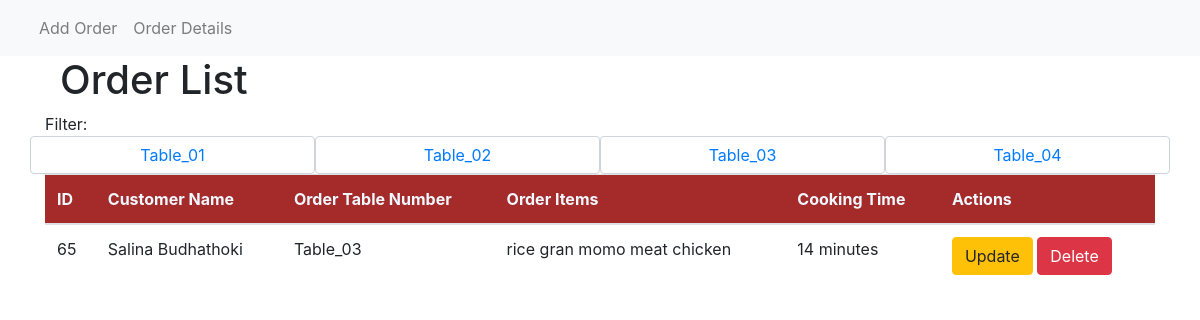
The page /orderdatalist on the database as committed earlier.
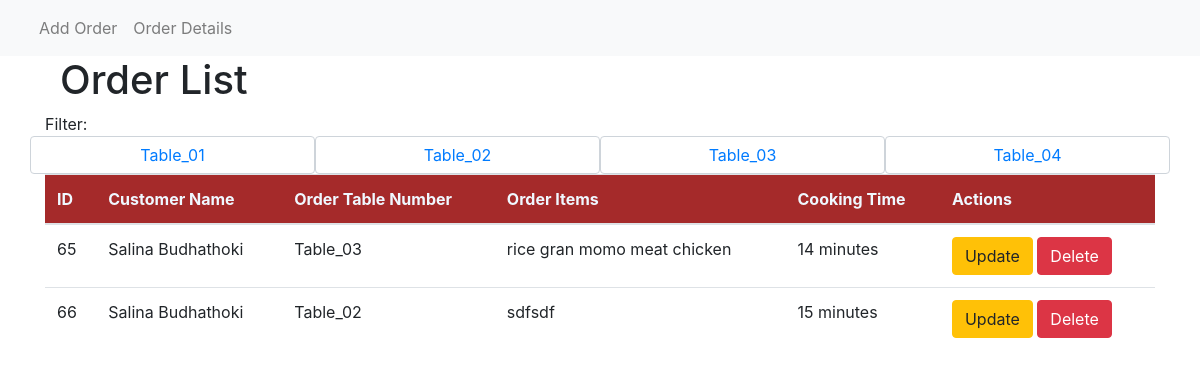
The same page on the database as committed later.
### tables this page shows
CREATE TABLE order_list (
    order_id INTEGER PRIMARY KEY AUTOINCREMENT,
    customer_name VARCHAR(100) NOT NULL,
    order_table VARCHAR(100) NOT NULL,
    order_menu VARCHAR(40) NOT NULL,
    cooking_time INT NOT NULL
);

### app.py (the view)
@app.route('/orderdatalist', methods = ['GET'])
def retrieveOrderlist():
    orders = models.get_order_list()
    return render_template('orderlist.html',orders=orders)

### models.py (called while the page is built)
def get_db_connection():
    conn = sqlite3.connect(DATABASE)
    conn.row_factory = sqlite3.Row
    return conn

def get_order_list():
    conn = get_db_connection()
    orders = conn.execute('SELECT * from order_list').fetchall()
    conn.close()
    return orders

### templates/orderlist.html (shortened to what this page needs)
{% include 'header.html' %}
{% block body %}
<div class="container">
    <div>
        <div class="col-md-12 tex-center"> <h1>Order List</h1></div>
    </div>
    Filter:
    <div class="row">
        <button class="form-control col-md-3"><a href='/Table_01/filter'>Table_01</a></button>
        <button class="form-control col-md-3"><a href='/Table_02/filter'>Table_02</a></button>
        <button class="form-control col-md-3"><a href='/Table_03/filter'>Table_03</a></button>
        <button class="form-control col-md-3"><a href='/Table_04/filter'>Table_04</a></button>
    </div>
    <div>
        <table class="table">
            <thead style="background-color: brown;color: aliceblue;">
                <th>ID</th>
                <th>Customer Name</th>
                <th>Order Table Number</th>
                <th>Order Items</th>
                <th>Cooking Time</th>
                <th>Actions</th>
            </thead>
            <tbody>
                {% for order in orders %}
                <tr>
                    <td>{{order.order_id}}</td>
                    <td>{{order.customer_name}}</td>
                    <td>{{order.order_table}}</td>
                    <td>{{order.order_menu}}</td>
                    <td>{{order.cooking_time}} minutes</td>
                    <td>
                        <button class="btn btn-warning" onClick="updateOrder('{{ order.order_id }}')">Update</button>
                        <button class="btn btn-danger" onClick="deleteOrder('{{ order.order_id }}')">Delete</button>
                    </td>
                </tr>
            {% endfor %}
            </tbody>
        </table>
    </div>
</div>
{% endblock %}

### templates/header.html (shortened to what this page needs)
{% extends 'master.html' %}
{% block navbar %}
<nav class="navbar navbar-expand-lg navbar-light bg-light">
    <div class="container-fluid">
      <div class="collapse navbar-collapse" id="navbarNav">
        <ul class="navbar-nav">
          <li class="nav-item">
            <a class="nav-link" href="/">Add Order</a>
          </li>
          <li class="nav-item">
            <a class="nav-link" href="/orderdatalist">Order Details</a>
          </li>
        </ul>
      </div>
    </div>
  </nav>
{% endblock %}

### templates/master.html (shortened to what this page needs)
<!DOCTYPE html>
<html lang="en">
<head>
    <link rel="stylesheet" href="https://cdn.jsdelivr.net/npm/bootstrap@4.4.1/dist/css/bootstrap.min.css">
    <link rel="stylesheet" href="https://cdnjs.cloudflare.com/ajax/libs/font-awesome/6.1.1/css/all.min.css" />
</head>
<body>
    {% block navbar %}{% endblock %}
</body>
</html>

Rows that differ between the two databases and show on the page:
added order_list: order_id "66", customer_name "Salina Budhathoki", order_table "Table_02", order_menu "sdfsdf", cooking_time "15"
